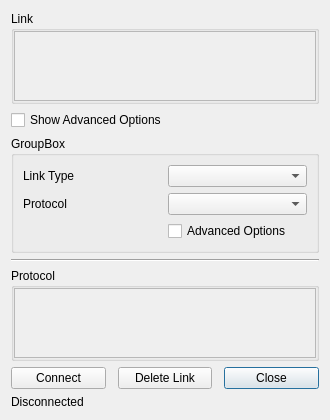
<?xml version="1.0" encoding="UTF-8"?>
<ui version="4.0">
 <class>commSettings</class>
 <widget class="QWidget" name="commSettings">
  <property name="geometry">
   <rect>
    <x>0</x>
    <y>0</y>
    <width>330</width>
    <height>394</height>
   </rect>
  </property>
  <property name="windowTitle">
   <string>Form</string>
  </property>
  <layout class="QVBoxLayout" name="verticalLayout_2" stretch="4,0,0,0,0,0,0,0">
   <item>
    <widget class="QGroupBox" name="linkGroupBox">
     <property name="title">
      <string>Link</string>
     </property>
     <layout class="QHBoxLayout" name="horizontalLayout_2">
      <property name="spacing">
       <number>0</number>
      </property>
      <property name="margin">
       <number>0</number>
      </property>
      <item>
       <widget class="QScrollArea" name="linkScrollArea">
        <property name="widgetResizable">
         <bool>true</bool>
        </property>
        <widget class="QWidget" name="scrollAreaWidgetContents">
         <property name="geometry">
          <rect>
           <x>0</x>
           <y>0</y>
           <width>308</width>
           <height>69</height>
          </rect>
         </property>
        </widget>
       </widget>
      </item>
     </layout>
    </widget>
   </item>
   <item>
    <widget class="QCheckBox" name="advCheckBox">
     <property name="text">
      <string>Show Advanced Options</string>
     </property>
    </widget>
   </item>
   <item>
    <widget class="QGroupBox" name="protocolTypeGroupBox">
     <property name="title">
      <string>GroupBox</string>
     </property>
     <layout class="QVBoxLayout" name="verticalLayout">
      <item>
       <layout class="QGridLayout" name="gridLayout">
        <item row="0" column="0">
         <widget class="QLabel" name="label">
          <property name="text">
           <string>Link Type</string>
          </property>
         </widget>
        </item>
        <item row="0" column="1">
         <widget class="QComboBox" name="linkType"/>
        </item>
        <item row="1" column="1">
         <widget class="QComboBox" name="connectionType">
          <property name="currentIndex">
           <number>-1</number>
          </property>
         </widget>
        </item>
        <item row="2" column="1">
         <widget class="QCheckBox" name="advancedOptionsCheckBox">
          <property name="text">
           <string>Advanced Options</string>
          </property>
         </widget>
        </item>
        <item row="1" column="0">
         <widget class="QLabel" name="label_5">
          <property name="text">
           <string>Protocol</string>
          </property>
         </widget>
        </item>
       </layout>
      </item>
     </layout>
    </widget>
   </item>
   <item>
    <widget class="Line" name="line">
     <property name="orientation">
      <enum>Qt::Horizontal</enum>
     </property>
    </widget>
   </item>
   <item>
    <widget class="QGroupBox" name="protocolGroupBox">
     <property name="title">
      <string>Protocol</string>
     </property>
     <layout class="QHBoxLayout" name="horizontalLayout_3">
      <property name="spacing">
       <number>0</number>
      </property>
      <property name="margin">
       <number>0</number>
      </property>
      <item>
       <widget class="QScrollArea" name="protocolScrollArea">
        <property name="widgetResizable">
         <bool>true</bool>
        </property>
        <widget class="QWidget" name="scrollAreaWidgetContents_2">
         <property name="geometry">
          <rect>
           <x>0</x>
           <y>0</y>
           <width>308</width>
           <height>69</height>
          </rect>
         </property>
        </widget>
       </widget>
      </item>
     </layout>
    </widget>
   </item>
   <item>
    <spacer name="verticalSpacer">
     <property name="orientation">
      <enum>Qt::Vertical</enum>
     </property>
     <property name="sizeHint" stdset="0">
      <size>
       <width>20</width>
       <height>40</height>
      </size>
     </property>
    </spacer>
   </item>
   <item>
    <layout class="QHBoxLayout" name="horizontalLayout">
     <property name="spacing">
      <number>12</number>
     </property>
     <property name="sizeConstraint">
      <enum>QLayout::SetDefaultConstraint</enum>
     </property>
     <item>
      <widget class="QPushButton" name="connectButton">
       <property name="text">
        <string>Connect</string>
       </property>
       <property name="checkable">
        <bool>false</bool>
       </property>
      </widget>
     </item>
     <item>
      <widget class="QPushButton" name="deleteButton">
       <property name="text">
        <string>Delete Link</string>
       </property>
      </widget>
     </item>
     <item>
      <widget class="QPushButton" name="closeButton">
       <property name="text">
        <string>Close</string>
       </property>
       <property name="default">
        <bool>true</bool>
       </property>
      </widget>
     </item>
    </layout>
   </item>
   <item>
    <widget class="QLabel" name="connectionStatusLabel">
     <property name="sizePolicy">
      <sizepolicy hsizetype="Minimum" vsizetype="Minimum">
       <horstretch>0</horstretch>
       <verstretch>0</verstretch>
      </sizepolicy>
     </property>
     <property name="text">
      <string>Disconnected</string>
     </property>
    </widget>
   </item>
  </layout>
  <action name="actionDelete">
   <property name="text">
    <string>Delete</string>
   </property>
   <property name="toolTip">
    <string>Delete this link</string>
   </property>
  </action>
  <action name="actionConnect">
   <property name="text">
    <string>Connect</string>
   </property>
   <property name="toolTip">
    <string>Connect this link</string>
   </property>
  </action>
  <action name="actionClose">
   <property name="text">
    <string>Close</string>
   </property>
   <property name="toolTip">
    <string>Close the configuration window</string>
   </property>
  </action>
 </widget>
 <resources/>
 <connections>
  <connection>
   <sender>actionClose</sender>
   <signal>triggered()</signal>
   <receiver>commSettings</receiver>
   <slot>close()</slot>
   <hints>
    <hint type="sourcelabel">
     <x>-1</x>
     <y>-1</y>
    </hint>
    <hint type="destinationlabel">
     <x>224</x>
     <y>195</y>
    </hint>
   </hints>
  </connection>
 </connections>
</ui>
